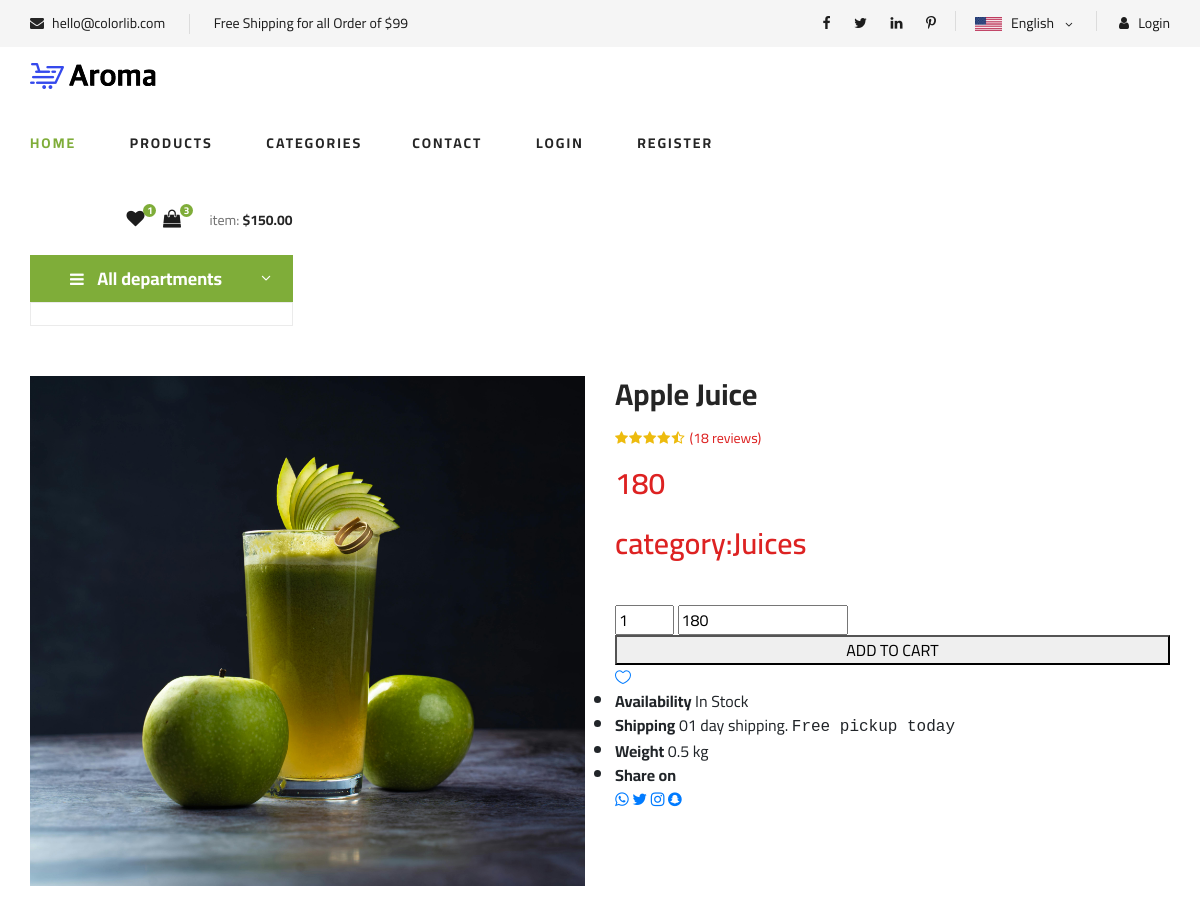
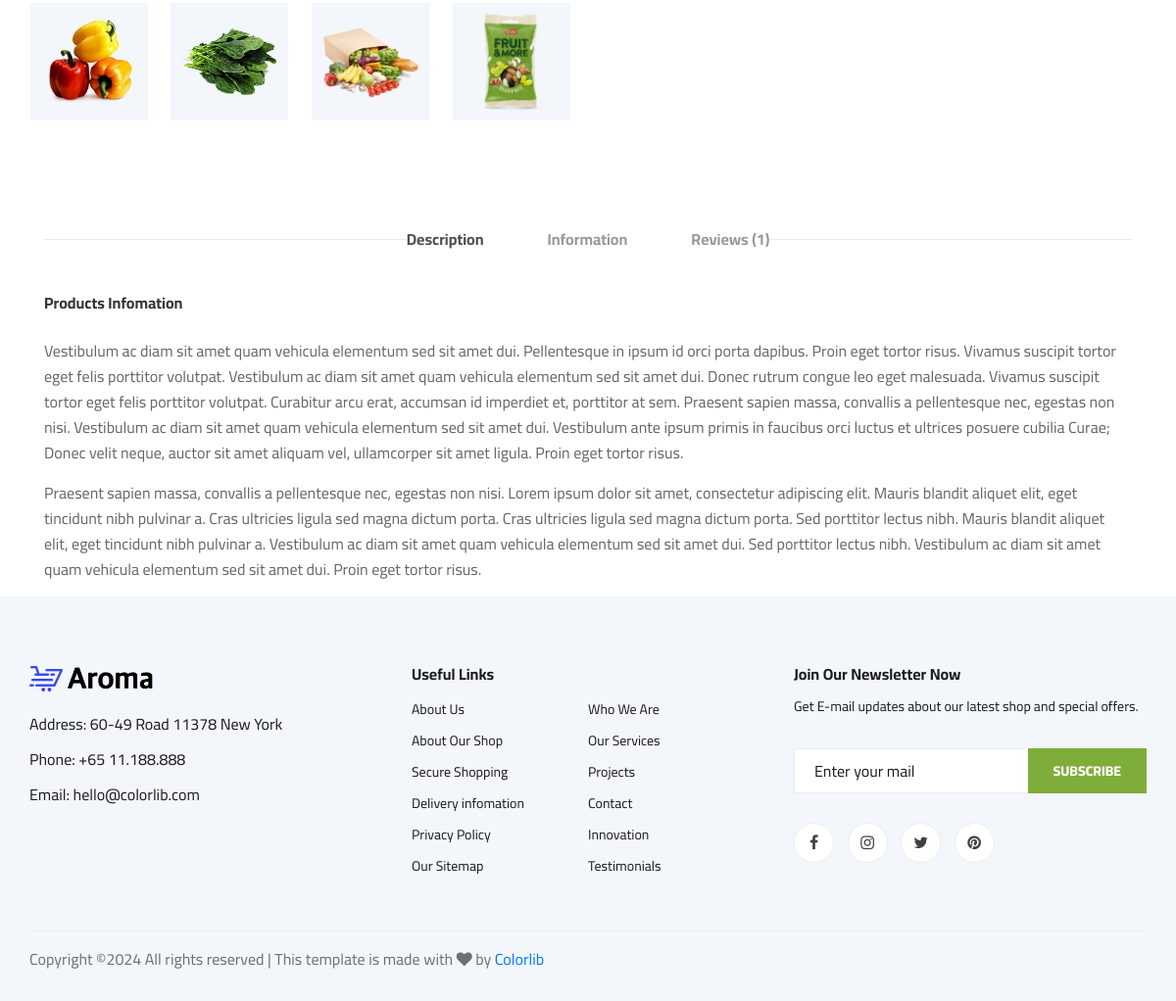
The page /singleproducts/9 on the database its author committed (2 pictures, top to bottom).
### adminapp/models.py (models this page shows)
class PRODUCTS(models.Model):
    productname=models.CharField(max_length=10)
    productimage=models.ImageField(upload_to="productimage")
    productprice=models.IntegerField()
    category=models.CharField(max_length=10,)

### userapp/views.py (the view)
# urls.py: path('singleproducts/<int:id>',views.singleproducts,name="singleproducts"),
def singleproducts(request,id):
    data=PRODUCTS.objects.filter(id=id)
    return render(request,"singleproducts.html", {'data':data})

### userapp/templates/singleproducts.html (shortened to what this page needs)
{% extends 'index.html' %}
{% block content %}
<div class="container">
    {% for i in data  %}
    <div class="row">
        <div class="col-lg-6 col-md-6">
            <div class="product__details__pic">
                <div class="product__details__pic__item">
                    <img class="product__details__pic__item--large" src="{{i.productimage.url}}" alt="">
                </div>
                <div class="product__details__pic__slider owl-carousel owl-loaded owl-drag">
                <div class="owl-stage-outer"><div class="owl-stage" style="transform: translate3d(-587px, 0px, 0px); transition: all 1.2s ease 0s; width: 1410px;"><div class="owl-item" style="width: 97.5px; margin-right: 20px;"><img data-imgbigurl="img/product/details/product-details-2.jpg" src="img/product/details/thumb-1.jpg" alt=""></div><div class="owl-item active" style="width: 97.5px; margin-right: 20px;"><img data-imgbigurl="img/product/details/product-details-3.jpg" src="img/product/details/thumb-2.jpg" alt=""></div><div class="owl-item active" style="width: 97.5px; margin-right: 20px;"><img data-imgbigurl="img/product/details/product-details-5.jpg" src="img/product/details/thumb-3.jpg" alt=""></div><div class="owl-item active" style="width: 97.5px; margin-right: 20px;"><img data-imgbigurl="img/product/details/product-details-4.jpg" src="img/product/details/thumb-4.jpg" alt=""></div></div></div></div>
            </div>
        </div>
        <div class="col-lg-6 col-md-6">
            <div class="product__details__text">
                <h3>{{i.productname}}</h3>
                <div class="product__details__rating">
                    <i class="fa fa-star"></i>
                    <i class="fa fa-star"></i>
                    <i class="fa fa-star"></i>
                    <i class="fa fa-star"></i>
                    <i class="fa fa-star-half-o"></i>
                    <span>(18 reviews)</span>
                </div>
                <div class="product__details__price">{{i.productprice}}</div>
                <div class="product__details__price">category:{{i.category}}</div>
                </div>
                <form action="{% url 'cartdata' id=i.id %}" method="POST" enctype="multipart/form-data">
                    <input type="number" id="quantity" name="quantity" value="1" min="1" max="100">
                    <input type="text" name="total" id="total" value="{{i.productprice}}">
                    <button type="submit" class="button button-register w-100">ADD TO CART</button>
                    <a href="#" class="heart-icon"><span class="icon_heart_alt"></span></a>
                    <ul>
                        <li><b>Availability</b> <span>In Stock</span></li>
                        <li><b>Shipping</b> <span>01 day shipping. <samp>Free pickup today</samp></span></li>
                        <li><b>Weight</b> <span>0.5 kg</span></li>
                        <li><b>Share on</b>
                            <div class="share">
                                <a href="#"><i class="fa fa-whatsapp"></i></a>
                                <a href="#"><i class="fa fa-twitter"></i></a>
                                <a href="#"><i class="fa fa-instagram"></i></a>
                                <a href="#"><i class="fa fa-snapchat"></i></a>
                            </div>
                        </li>
                    </ul>
                </form>
                </div>
            </div>
        <div class="col-lg-12">
            <div class="product__details__tab">
                <ul class="nav nav-tabs" role="tablist">
                    <li class="nav-item">
                        <a class="nav-link active" data-toggle="tab" href="#tabs-1" role="tab" aria-selected="true">Description</a>
                    </li>
                    <li class="nav-item">
                        <a class="nav-link" data-toggle="tab" href="#tabs-2" role="tab" aria-selected="false">Information</a>
                    </li>
                    <li class="nav-item">
                        <a class="nav-link" data-toggle="tab" href="#tabs-3" role="tab" aria-selected="false">Reviews <span>(1)</span></a>
                    </li>
                </ul>
                <div class="tab-content">
                    <div class="tab-pane active" id="tabs-1" role="tabpanel">
                        <div class="product__details__tab__desc">
                            <h6>Products Infomation</h6>
                            <p>Vestibulum ac diam sit amet quam vehicula elementum sed sit amet dui.
                                Pellentesque in ipsum id orci porta dapibus. Proin eget tortor risus. Vivamus
                                suscipit tortor eget felis porttitor volutpat. Vestibulum ac diam sit amet quam
                                vehicula elementum sed sit amet dui. Donec rutrum congue leo eget malesuada.
                                Vivamus suscipit tortor eget felis porttitor volutpat. Curabitur arcu erat,
                                accumsan id imperdiet et, porttitor at sem. Praesent sapien massa, convallis a
                                pellentesque nec, egestas non nisi. Vestibulum ac diam sit amet quam vehicula
                                elementum sed sit amet dui. Vestibulum ante ipsum primis in faucibus orci luctus
                                et ultrices posuere cubilia Curae; Donec velit neque, auctor sit amet aliquam
                                vel, ullamcorper sit amet ligula. Proin eget tortor risus.</p>
                                <p>Praesent sapien massa, convallis a pellentesque nec, egestas non nisi. Lorem
                                ipsum dolor sit amet, consectetur adipiscing elit. Mauris blandit aliquet
                                elit, eget tincidunt nibh pulvinar a. Cras ultricies ligula sed magna dictum
                                porta. Cras ultricies ligula sed magna dictum porta. Sed porttitor lectus
                                nibh. Mauris blandit aliquet elit, eget tincidunt nibh pulvinar a.
                                Vestibulum ac diam sit amet quam vehicula elementum sed sit amet dui. Sed
                                porttitor lectus nibh. Vestibulum ac diam sit amet quam vehicula elementum
                                sed sit amet dui. Proin eget tortor risus.</p>
                        </div>
                    </div>
                </div>
            </div>
        </div>
    </div>
{% endfor %}
{% endblock %}

### userapp/static/css/style.css (style rules this page uses)
html, body { height: 100%; font-family: "Cairo", sans-serif; -webkit-font-smoothing: antialiased; font-smoothing: antialiased; }
h1, h2, h3, h4, h5, h6 { margin: 0; color: #111111; font-weight: 400; font-family: "Cairo", sans-serif; }
h3 { font-size: 30px; }
h6 { font-size: 16px; }
p { font-size: 16px; font-family: "Cairo", sans-serif; color: #6f6f6f; font-weight: 400; line-height: 26px; margin: 0 0 15px 0; }
img { max-width: 100%; }
ul, ol { padding: 0; margin: 0; }
.product__details__pic__item { margin-bottom: 20px; }
.product__details__pic__item img { min-width: 100%; }
.product__details__pic__slider img { cursor: pointer; }
.product__details__pic__slider.owl-carousel .owl-item img { width: auto; }
.product__details__text h3 { color: #252525; font-weight: 700; margin-bottom: 16px; }
.product__details__text .product__details__rating { font-size: 14px; margin-bottom: 12px; }
.product__details__text .product__details__rating i { margin-right: -2px; color: #EDBB0E; }
.product__details__text .product__details__rating span { color: #dd2222; margin-left: 4px; }
.product__details__text .product__details__price { font-size: 30px; color: #dd2222; font-weight: 600; margin-bottom: 15px; }
.product__details__tab { padding-top: 85px; }
.product__details__tab .nav-tabs { border-bottom: none; justify-content: center; position: relative; }
.product__details__tab .nav-tabs:before { position: absolute; left: 0; top: 12px; height: 1px; width: 370px; background: #ebebeb; content: ""; }
.product__details__tab .nav-tabs:after { position: absolute; right: 0; top: 12px; height: 1px; width: 370px; background: #ebebeb; content: ""; }
.product__details__tab .nav-tabs li { margin-bottom: 0; margin-right: 65px; }
.product__details__tab .nav-tabs li:last-child { margin-right: 0; }
.product__details__tab .nav-tabs li a { font-size: 16px; color: #999999; font-weight: 700; border: none; border-top-left-radius: 0; border-top-right-radius: 0; padding: 0; }
.product__details__tab .product__details__tab__desc { padding-top: 44px; }
.product__details__tab .product__details__tab__desc h6 { font-weight: 700; color: #333333; margin-bottom: 26px; }
.product__details__tab .product__details__tab__desc p { color: #666666; }
@media only screen and (min-width: 1200px) { .container { max-width: 1170px; } }

### rows shown on the page
PRODUCTS: productimage (picture), productname "Apple Juice", productprice "180", category "Juices", total "180"
